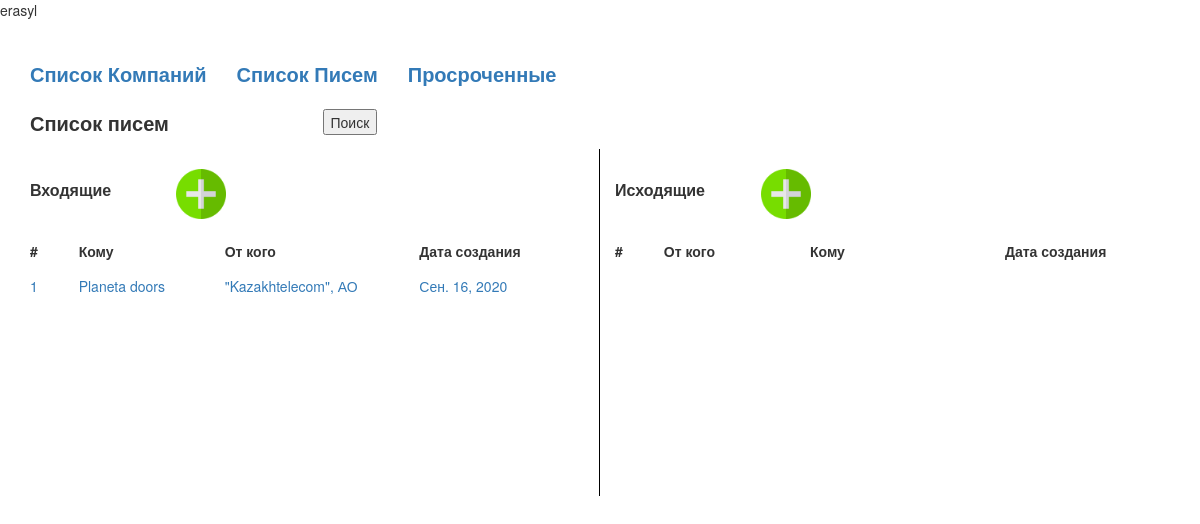
The app's page / (signed in) with its own data.
### blog/models.py (models this page shows, shortened)
class InMail(models.Model):
    status = models.CharField('Статус', max_length=20, default='incoming', editable=False)
    created_at = models.DateField(auto_now_add=True, null=True,)
    own_company = models.ForeignKey(OwnCompany, on_delete=models.CASCADE, null=True, verbose_name='Наши компаний')
    side_two = models.ForeignKey(Entity, on_delete=models.CASCADE, null=True, verbose_name='От кого')
    in_number = models.IntegerField('Входящий Номер')
    upload_file = models.FileField(null=True, upload_to=file_path, blank=True)
    response_to = models.ForeignKey('OutMail', on_delete=models.CASCADE, null=True, blank=True, verbose_name='Ответ на письмо')
    topic = models.TextField('Тема', max_length=500, null=True, blank=True)
    class Meta:
        unique_together = ('in_number', 'own_company',)

class OwnCompany(models.Model):
    name = models.CharField('Название Юр. Лица', max_length=200)
    ebin = models.CharField('БИН РК', max_length=12, blank=True)
    def __str__(self):
        return self.name

class Entity(models.Model):
    name = models.CharField('Название Юр. Лица', max_length=200)
    side_one = models.CharField('Резидент РК', max_length=1, choices=resident_choice, default='1')
    ebin = models.CharField('БИН РК', max_length=12, blank=True)
    etype = models.CharField('Тип организаций', max_length=1, choices=entity_type)
    ebin2 = models.CharField('Иностранный Номер', max_length=200, blank=True)
    def __str__(self):
        return '"' + self.name +'", ' + self.get_etype_display()

### blog/views.py (the view)
# urls.py: path('', views.mail_list, name='mail_list'),
def mail_list(request):
    inmails = InMail.objects.all()
    outmails = OutMail.objects.all()
    context = {
        'inmails': inmails,
        'outmails': outmails,
    }
    return render(request, 'blog/mail_list.html', context)

### blog/templates/blog/mail_list.html (shortened to what this page needs)
{% extends 'blog/base.html' %}
{% block content %}
    <div class="mail_list">
        <div class="row">
            <div class="col-md-3">
                <div class="title">Список писем</div>
            </div>
            <div class="col-md-2">
                <form action="{% url 'mail_search' %}" method="get">
                    <button type="submit">Поиск</button>
                </form>
            </div>
        </div>
        <div class="row">
            <div class="col-md-6 left">
                <div class="row top">
                    <div class="col-md-3">
                        <div class="sub_title">Входящие</div>
                    </div>
                    <div class="col-md-9">
                        <a href="{% url 'admin:blog_inmail_add' %}"><img class="plus" src="/media/images/plus.png"></a>
                    </div>
                </div>
                <div class="row">
                    <div class="sub_label col-md-1">
                        #
                    </div>
                    <div class="sub_label col-md-3">
                        Кому
                    </div>
                    <div class="sub_label col-md-4">
                        От кого
                    </div>
                    <div class="sub_label col-md-4">
                        Дата создания
                    </div>
                </div>
                {% for mail in inmails %}
                <a href="{% url 'mail_detail' status=mail.status pk=mail.id %}">
                    <div class="row">
                        <div class="col-md-1">
                            {{ mail.in_number }}
                        </div>
                        <div class="col-md-3">
                            {{ mail.own_company }}
                        </div>
                        <div class="col-md-4">
                            {{ mail.side_two }}
                        </div>
                        <div class="col-md-4">
                            {{ mail.created_at }}
                        </div>
                    </div>
                </a>
                {% endfor %}
            </div>
            <div class="col-md-6">
                <div class="row top">
                    <div class="col-md-3">
                        <div class="sub_title">Исходящие</div>
                    </div>
                    <div class="col-md-9">
                        <a href="{% url 'admin:blog_outmail_add' %}"><img class="plus" src="/media/images/plus.png"></a>
                    </div>
                </div>
                <div class="row">
                    <div class="sub_label col-md-1">
                        #
                    </div>
                    <div class="sub_label col-md-3">
                        От кого
                    </div>
                    <div class="sub_label col-md-4">
                        Кому
                    </div>
                    <div class="sub_label col-md-4">
                        Дата создания
                    </div>
                </div>
            </div>
        </div>
    </div>
{% endblock %}

### blog/templates/blog/base.html (shortened to what this page needs)
{% load static %}
{% if user.is_authenticated %}
    <html>
        <head>
            <link rel="stylesheet" href="//maxcdn.bootstrapcdn.com/bootstrap/3.2.0/css/bootstrap.min.css">
            <link rel="stylesheet" href="//maxcdn.bootstrapcdn.com/bootstrap/3.2.0/css/bootstrap-theme.min.css">
            <link rel="stylesheet" href="/static/css/style.css">
        </head>
        <body>
            {{ user.get_username }}
            {% if user.get_username == 'Law' or user.is_superuser %}
                <div class="container header">
                    <a href="{% url 'company_list' %}"><div>Список Компаний</div></a>
                    <a href="{% url 'mail_list' %}"><div>Список Писем</div></a>
                    <a href="{% url 'expired_list' %}"><div>Просроченные</div></a>
                </div>
            {% endif %}
            <div class="container">
                {% block content %}
                {% endblock %}
            </div>
        </body>
    </html>
{% endif %}

### blog/static/css/style.css (style rules this page uses)
.header { display: flex; margin-top: 40px; margin-bottom: 20px; }
.header div { margin-right: 30px; font-size: 20px; font-weight: bold; }
.mail_list .left { border-right: 1px solid black; padding-bottom: 200px; }
.mail_list .title { font-weight: bold; font-size: 20px; }
.mail_list .sub_title { font-weight: bold; font-size: 16; margin-bottom: 20px; margin-top: 10px; }
.mail_list .sub_label { font-size: 14px; font-weight: bold; margin-bottom: 15px; }
.mail_list .top { margin-top: 20px; margin-bottom: 20px; }
.mail_list .top .plus { width: 50px; }

### records on screen
InMail: in_number "1", own_company "Planeta doors", side_two "\"Kazakhtelecom\", АО", created_at "Сен. 16, 2020"

### other values on screen
{{ user.get_username }} "erasyl"
